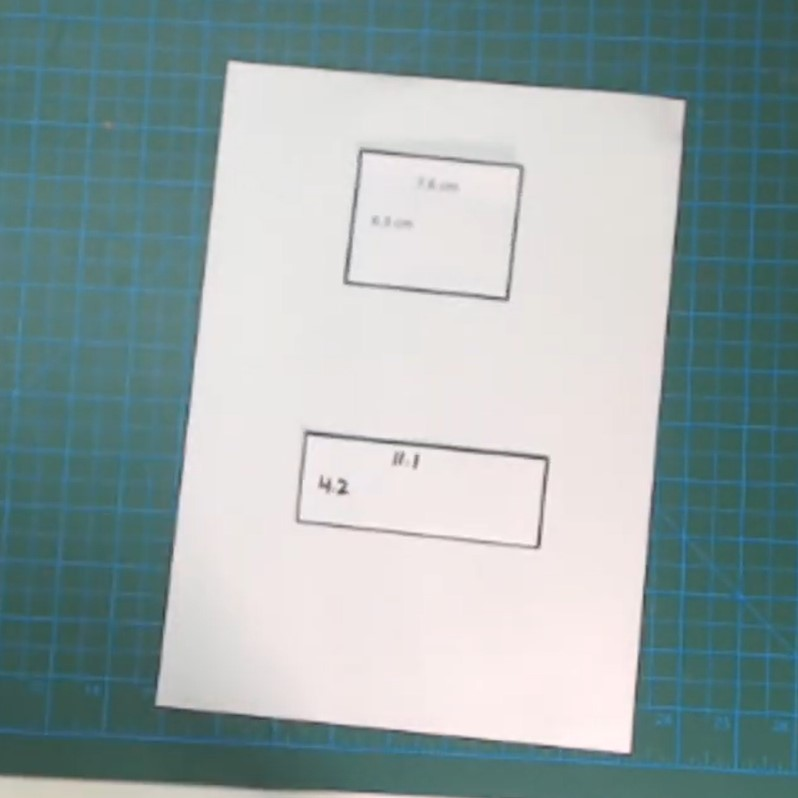
#> input picture Object Measurement/Resources/2.jpg, 798 x 798 px
$ python object_measurement.py
#> lines starting #> are read from the running program, lines starting #| are printed output that depends on the picture; after the words box and inside, x2 and y2 are one past the last pixel; in counts of white or black regions, pixels touching at a corner belong together
### Object Measurement/object_measurement_utility.py
# Importing necessary libraries
import cv2
import numpy as np


# Function to find contours in an image
def getContours(img, cThr=[100, 100], showCanny=False, minArea=1000, filter=0, draw=False):
    # Convert image to grayscale
    imgGray = cv2.cvtColor(img, cv2.COLOR_BGR2GRAY)
    # Apply Gaussian blur to the grayscale image
    imgBlur = cv2.GaussianBlur(imgGray, (5, 5), 1)
    # Use Canny edge detection on the blurred image
    imgCanny = cv2.Canny(imgBlur, cThr[0], cThr[1])

    # Apply dilation and erosion to the Canny image
    kernel = np.ones((5, 5))
    imgDilate = cv2.dilate(imgCanny, kernel, iterations=3)
    imgThre = cv2.erode(imgDilate, kernel, iterations=2)

    # Optionally, show the Canny image
    if showCanny:
        cv2.imshow('Canny', imgThre)

    # Find contours in the thresholded image
    contours, hierarchy = cv2.findContours(imgThre, cv2.RETR_EXTERNAL, cv2.CHAIN_APPROX_SIMPLE)

    # Initialize a list to store final contours based on certain conditions
    finalContours = []

    # Iterate through each contour
    for i in contours:
        # Calculate the area of the contour
        area = cv2.contourArea(i)
        # Check if the area is above a specified minimum threshold
        if area > minArea:
            # Approximate the contour to a polygon
            peri = cv2.arcLength(i, True)
            approx = cv2.approxPolyDP(i, 0.02 * peri, True)
            # Get the bounding box around the polygon
            bbox = cv2.boundingRect(approx)

            # Optionally, filter contours based on the number of vertices
            if filter > 0:
                if len(approx) == filter:
                    finalContours.append([len(approx), area, approx, bbox, i])
            else:
                finalContours.append([len(approx), area, approx, bbox, i])

    # Sort the final contours based on area in descending order
    finalContours = sorted(finalContours, key=lambda x: x[1], reverse=True)

    # Optionally, draw the final contours on the original image
    if draw:
        for con in finalContours:
            cv2.drawContours(img, con[4], -1, (0, 0, 255), 3)

    # Return the modified image and the final contours list
    return img, finalContours


# Function to reorder points in a list to form a rectangle
def reorder(myPoints):
    myPointsNew = np.zeros_like(myPoints)
    myPoints = myPoints.reshape((4, 2))
    add = myPoints.sum(1)
    myPointsNew[0] = myPoints[np.argmin(add)]
    myPointsNew[3] = myPoints[np.argmax(add)]
    diff = np.diff(myPoints, axis=1)
    myPointsNew[1] = myPoints[np.argmin(diff)]
    myPointsNew[2] = myPoints[np.argmax(diff)]

    return myPointsNew


# Function to warp an image based on four points
def warpIMG(img, points, w, h, pad=20):
    # Reorder the points to form a rectangle
    points = reorder(points)
    # Define the target points for perspective transformation
    pts1 = np.float32(points)
    pts2 = np.float32([[0, 0], [w, 0], [0, h], [w, h]])
    # Compute the perspective transformation matrix
    matrix = cv2.getPerspectiveTransform(pts1, pts2)
    # Apply the perspective transformation to the image
    imgWarp = cv2.warpPerspective(img, matrix, (w, h))
    # Crop the warped image to remove padding
    imgWarp = imgWarp[pad:imgWarp.shape[0] - pad, pad:imgWarp.shape[1] - pad]

    return imgWarp


# Function to calculate Euclidean distance between two points
def findDistance(pts1, pts2):
    return ((pts2[0] - pts1[0]) ** 2 + (pts2[1] - pts1[1]) ** 2) ** 0.5

### Object Measurement/object_measurement.py
# Importing necessary libraries
import cv2
import object_measurement_utility

# Reading an image
img = cv2.imread('Resources/2.jpg')
#> img is the input picture: shape (798, 798, 3); mean B, G, R 165.9, 165.5, 148.7

# Setting up scale and target dimensions for image processing
scale = 2
wP = 210 * scale
hP = 297 * scale

# Getting the height and width of the image
height, width = img.shape[:2]
#> height = 798; width = 798

# Infinite loop for continuous processing
while True:

    # Finding contours in the image using a utility function
    img, conts = object_measurement_utility.getContours(img, minArea=50000, filter=4)
#> in getContours, `imgGray = cv2.cvtColor(img, cv2.COLOR_BGR2GRAY)`:
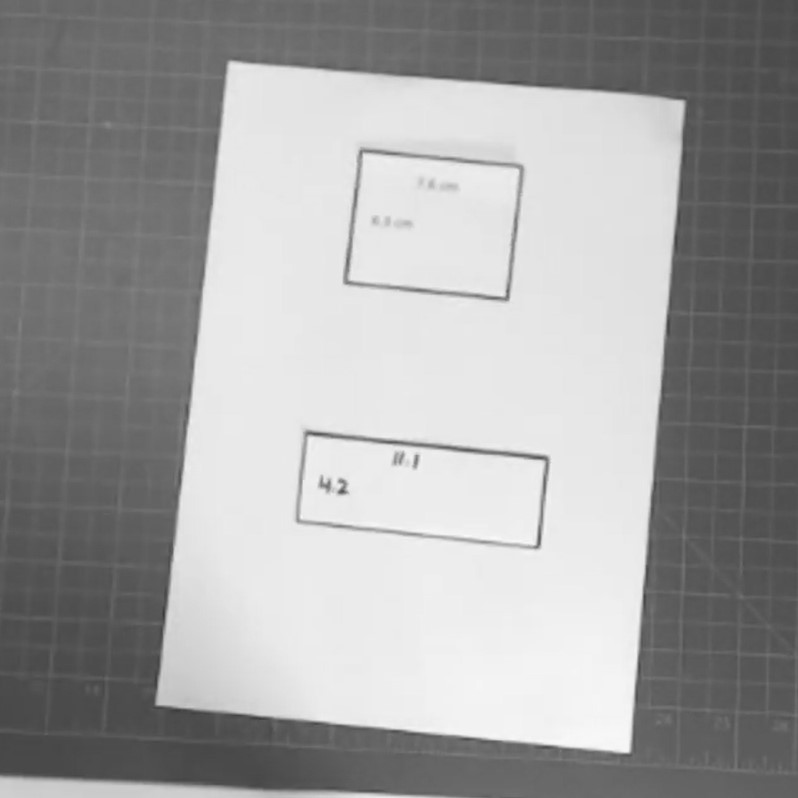
#> imgGray: shape (798, 798); min 57, max 249, mean 160.5
#> in getContours, `imgCanny = cv2.Canny(imgBlur, cThr[0], cThr[1])`:
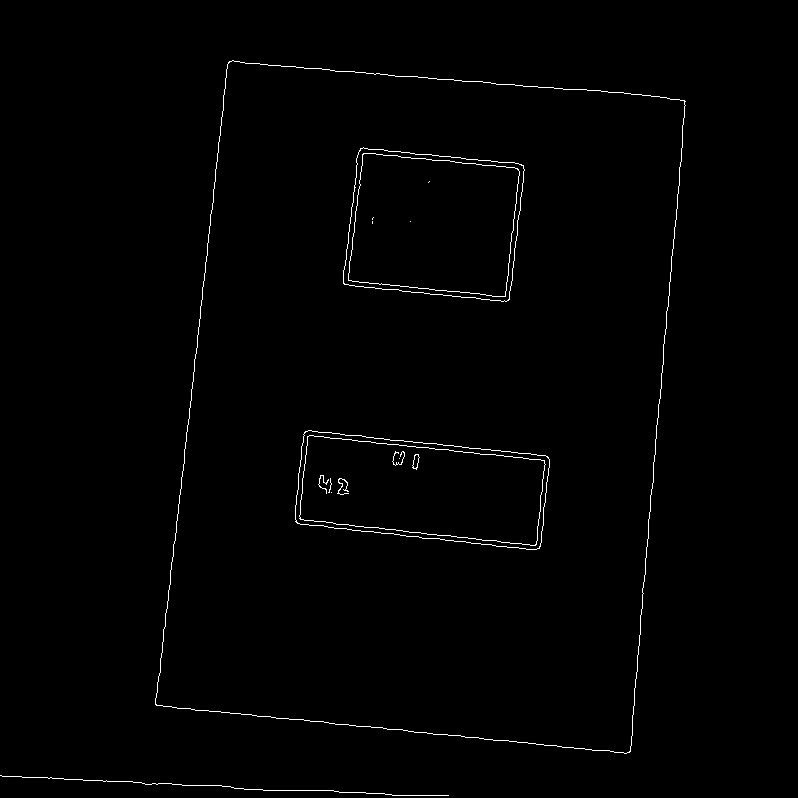
#> imgCanny: shape (798, 798); 0.85% white in thin lines or dots, all inside (x1, y1, x2, y2) = (0, 60, 686, 796)
#> in getContours, `imgDilate = cv2.dilate(imgCanny, kernel, iterations=3)`: imgDilate: shape (798, 798); 10% white; 8 white regions, largest, box (x1, y1, x2, y2) and area: (149, 54, 692, 760) 31557, (289, 424, 556, 556) 13131, (337, 141, 531, 308) 11051
#> in getContours, `imgThre = cv2.erode(imgDilate, kernel, iterations=2)`:
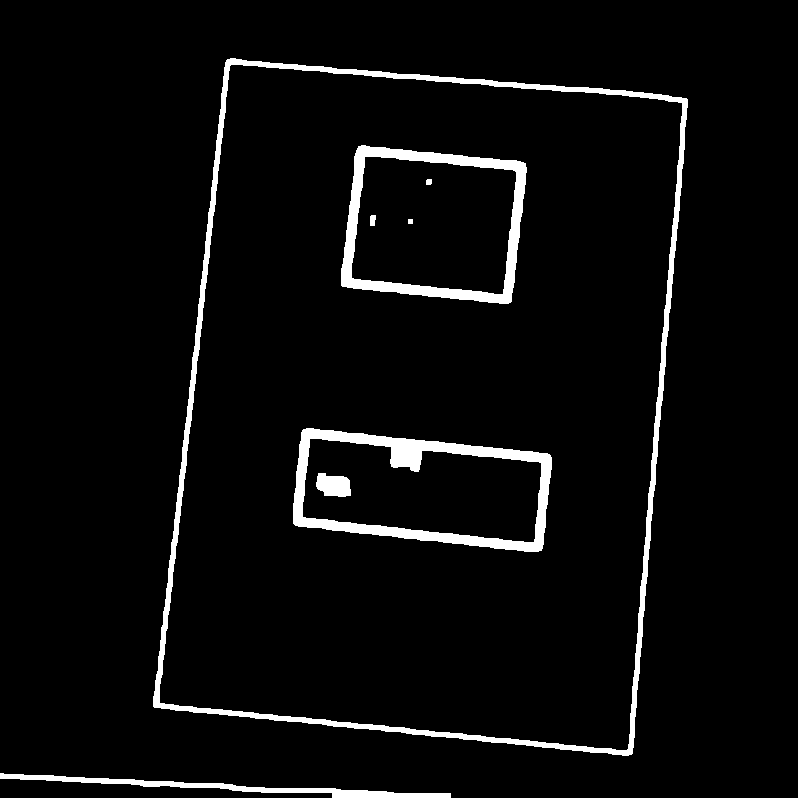
#> imgThre: shape (798, 798); 4.5% white; 8 white regions
#> in getContours, `contours, hierarchy = cv2.findContours(imgThre, cv2.RETR_EXTERNAL, cv2..`: contours = 2 contours; box (x1, y1, x2, y2) and area: (153, 58, 688, 756) 309727, (0, 773, 451, 798) 2048
#> the loop in getContours, `for i in contours:` made 2 passes
#> (area, peri, approx, bbox) on pass 2: (309727, 2332, [[227, 59], [153, 706], [631, 754], [687, 99]], (153, 59, 535, 696))
#> area on pass 1: 2048.5
#> after the loop in getContours, `for i in contours:`: finalContours = 1 item
#> conts = 1 item

    # Checking if any contours are found
    if len(conts) != 0:
        # Selecting the largest contour
        biggest = conts[0][2]
#> biggest = [[227, 59], [153, 706], [631, 754], [687, 99]]

        # Warping the image to a standard size using the selected contour
        imgWarp = object_measurement_utility.warpIMG(img, biggest, wP, hP)
#> in reorder, `add = myPoints.sum(1)`: add = [286, 859, 1385, 786]
#> in reorder, `diff = np.diff(myPoints, axis=1)`: diff = [-168, 553, 123, -588]
#> in warpIMG, `points = reorder(points)`: points = [[227, 59], [687, 99], [153, 706], [631, 754]]
#> in warpIMG, `matrix = cv2.getPerspectiveTransform(pts1, pts2)`: matrix = [[0.919, 0.105, -214.9], [-0.0828, 0.953, -37.4], [1.51e-05, 6.45e-05, 1]]

        # Finding contours in the warped image
        img2, conts2 = object_measurement_utility.getContours(imgWarp,
                                                              minArea=2000,
                                                              filter=4,
                                                              cThr=[50, 50],
                                                              draw=False)
#> call 2 of getContours, with showCanny = False, minArea = 2000, filter = 4, draw = False
#> in getContours (call 2), `imgCanny = cv2.Canny(imgBlur, cThr[0], cThr[1])`:
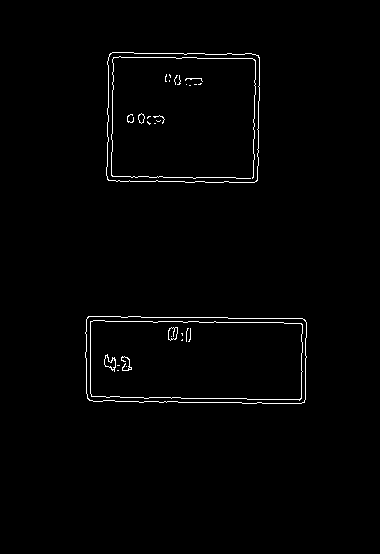
#> imgCanny: shape (554, 380); 1.2% white in thin lines or dots, all inside (x1, y1, x2, y2) = (85, 52, 307, 404)
#> in getContours (call 2), `imgDilate = cv2.dilate(imgCanny, kernel, iterations=3)`:
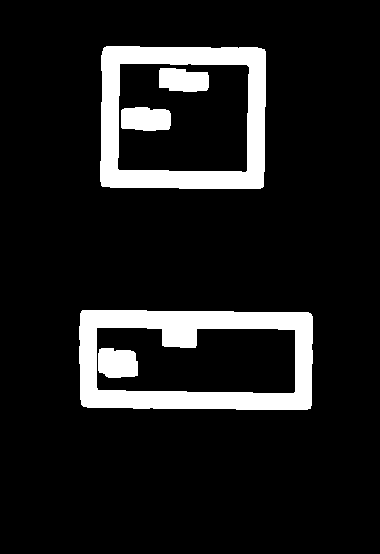
#> imgDilate: shape (554, 380); 11.3% white; 5 white regions, box (x1, y1, x2, y2) and area: (79, 310, 313, 410) 11003, (100, 46, 266, 189) 9616, (121, 107, 171, 131) 1069, (98, 348, 138, 378) 1054, (159, 68, 209, 92) 1023
#> in getContours (call 2), `imgThre = cv2.erode(imgDilate, kernel, iterations=2)`:
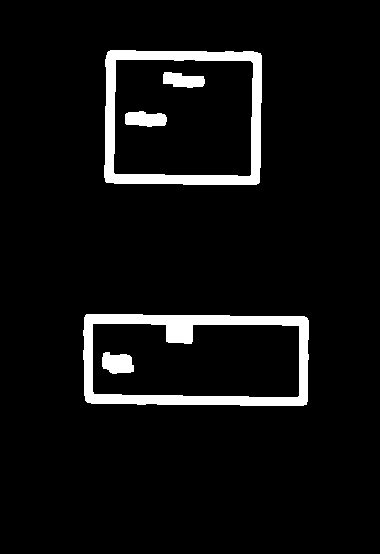
#> imgThre: shape (554, 380); 6.1% white; 5 white regions
#> in getContours (call 2), `contours, hierarchy = cv2.findContours(imgThre, cv2.RETR_EXTERNAL, cv2..`: contours = 2 contours; box (x1, y1, x2, y2) and area: (104, 50, 262, 185) 20510, (83, 314, 309, 406) 19847
#> the loop in getContours (call 2), `for i in contours:` made 2 passes
#> (area, peri, approx, bbox) on passes 1 to 2: (19847, 623.9, [[84, 317], [87, 402], [306, 404], [304, 316]], (84, 316, 223, 89)), (20509.5, 574.5, [[107, 52], [106, 182], [259, 182], [260, 53]], (106, 52, 155, 131))
#> after the loop in getContours (call 2), `for i in contours:`: finalContours = 2 items
#> conts2 = 2 items

        # Checking if any contours are found in the warped image
        if len(conts2) != 0:
            # Processing each contour in the warped image
            for obj in conts2:
                # Drawing polylines around the contours
                cv2.polylines(img2, [obj[2]], True, (0, 255, 0), 2)

                # Reordering points for accurate distance calculation
                nPoints = object_measurement_utility.reorder(obj[2])

                # Calculating width and height of the object in centimeters
                nW = round(object_measurement_utility.findDistance(nPoints[0][0]//scale, nPoints[1][0]//scale)/10, 1)
                nH = round(object_measurement_utility.findDistance(nPoints[0][0]//scale, nPoints[2][0]//scale)/10, 1)

                # Drawing arrows indicating width and height
                cv2.arrowedLine(img2, (nPoints[0][0][0], nPoints[0][0][1]), (nPoints[1][0][0], nPoints[1][0][1]),
                                (255, 0, 255), 3, 8, 0, 0.05)
                cv2.arrowedLine(img2, (nPoints[0][0][0], nPoints[0][0][1]), (nPoints[2][0][0], nPoints[2][0][1]),
                                (255, 0, 255), 3, 8, 0, 0.05)

                # Extracting object coordinates and displaying width labels
                x, y, w, h = obj[3]
                cv2.putText(img2, '{}cm'.format(nW), (x + 30, y - 10), cv2.FONT_HERSHEY_COMPLEX_SMALL, 0.8,
                            (255, 0, 255), 1)
                cv2.putText(img2, '{}cm'.format(nH), (x - 70, y + h //2), cv2.FONT_HERSHEY_COMPLEX_SMALL, 0.8,
                            (255, 0, 255), 1)
#> this loop made 2 passes
#> (myPoints in reorder, add in reorder, diff in reorder, nPoints, nW, nH, x) on passes 1 to 2: ([[107, 52], [106, 182], [259, 182], [260, 53]], [159, 288, 441, 313], [-55, 76, -77, -207], [[107, 52], [260, 53], [106, 182], [259, 182]], 7.7, 6.5, 106), ([[84, 317], [87, 402], [306, 404], [304, 316]], [401, 489, 710, 620], [233, 315, 98, 12], [[84, 317], [304, 316], [87, 402], [306, 404]], 11, 4.3, 84)
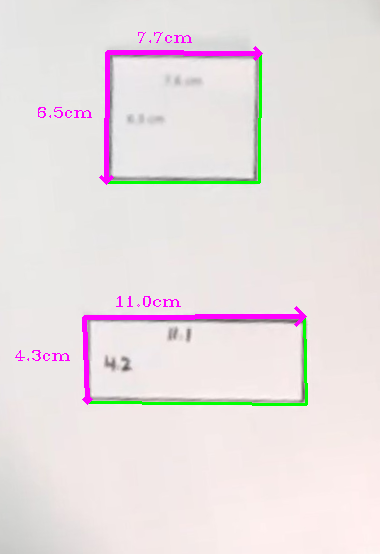
#> img2: shape (554, 380, 3); mean B, G, R 225.7, 224.7, 232.7

        # Displaying the processed image with contours
        cv2.imshow('A4 Image', img2)

    # Resizing the original image for better visualization
    img = cv2.resize(img, (int(width * 0.8), int(height * 0.8)))
#> img: shape (638, 638, 3)

    # Displaying the original image with contours
    cv2.imshow("Image", img)

    # Waiting for a key press to exit the loop
    cv2.waitKey(1)
